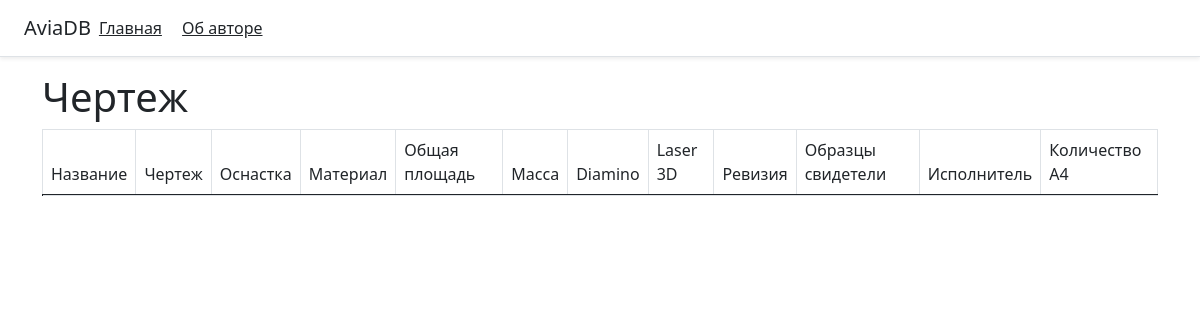
Before: /plan/1/ with the older database file.
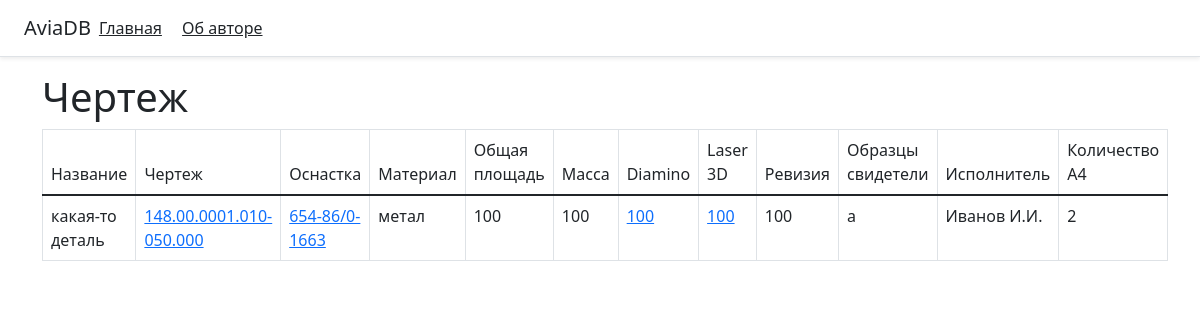
After: the same page with the newer database file.
### aviadb/models.py (models this page shows, shortened)
class Drawing(models.Model):
    plan = models.CharField(max_length=200, help_text="Чертеж")
    equipment = models.CharField(max_length=200, help_text="Оснастка")
    material = models.CharField(max_length=200, help_text="Материал")
    square = models.CharField(max_length=200, help_text="Общая площадь, м^2")
    weight = models.CharField(max_length=200, help_text="Масса, кг")
    diamino = models.CharField(max_length=200, help_text="Diamino")
    laser3d = models.CharField(max_length=200, help_text="Laser3D")
    revision = models.CharField(max_length=200, help_text="Ревизия")
    samplesAreWitnesses = models.CharField(max_length=200, help_text="Образцы свидетели")
    executor = models.CharField(max_length=200, help_text="Испольнитель")
    quantityA4 = models.CharField(max_length=200, help_text="Кол-во A4")
    name = models.CharField(max_length=200, help_text="Название изделия")
    detail = models.ForeignKey('Compartments', on_delete=models.CASCADE)
    class Meta:
        verbose_name = 'Чертеж'
        verbose_name_plural = 'Чертежи'

### aviadb/views.py (the view)
# urls.py: re_path(r'^plan/(?P<drawing_id>[0-9])/', views.plan, name='plan'),
def plan(request, drawing_id):
    plan = Drawing.objects.filter(id = drawing_id)
    return render(request, 'aviadb/plan.html', {'title': 'Чертеж', 'plan': plan})

### templates/aviadb/plan.html (shortened to what this page needs)
{% extends 'aviadb/base.html' %}
{% block content %}
    <h1>Чертеж</h1>
    <table class="table table-bordered">
        <thead>
            <tr scope="col">
                <td>Название</td>
                <td>Чертеж</td>
                <td>Оснастка</td>
                <td>Материал</td>
                <td>Общая площадь</td>
                <td>Масса</td>
                <td>Diamino</td>
                <td>Laser 3D</td>
                <td>Ревизия</td>
                <td>Образцы свидетели</td>
                <td>Исполнитель</td>
                <td>Количество А4</td>
            </tr>
        </thead>
        <tbody>
            <tr scope="row">
                {% for el in plan %}
                <td>{{ el.name }}</td>
                <td><a href="">{{ el.plan }}</a></td>
                <td><a href="">{{ el.equipment }}</a></td>
                <td>{{ el.material }}</td>
                <td>{{ el.square}}</td>
                <td>{{ el.weight }}</td>
                <td><a href="">{{ el.diamino }}</a></td>
                <td><a href="">{{ el.laser3d }}</a></td>
                <td>{{ el.revision }}</td>
                <td>{{ el.samplesAreWitnesses }}</td>
                <td>{{ el.executor }}</td>
                <td>{{ el.quantityA4 }}</td>
                {% endfor %}
            </tr>
        </tbody>
    </table>
{% endblock %}

### templates/aviadb/base.html (shortened to what this page needs)
<!doctype html>
<html lang="en">
<head>
    <link href="https://cdn.jsdelivr.net/npm/bootstrap@5.1.3/dist/css/bootstrap.min.css" rel="stylesheet">
</head>
<body>
    <div class="d-flex flex-column flex-md-row align-items-center p-3 px-md-4 mb-3 bg-white border-bottom shadow-sm">
        <h5 class="my-0 mr-md-auto font-weight-normal">AviaDB</h5>
        <nav class="my-2 my-md-0 mr-md-3">
            <a class="p-2 text-dark" href="{% url 'home' %}">Главная</a>
            <a class="p-2 text-dark" href="{% url 'about' %}">Об авторе</a>
        </nav>
    </div>
    <div class="container">
        {% block content %}{% endblock %}
    </div>
</body>
</html>

Changed rows visible on the page:
added Drawing: name "какая-то деталь", plan "148.00.0001.010-050.000", equipment "654-86/0-1663", material "метал", square "100", weight "100", diamino "100", laser3d "100", revision "100", samplesAreWitnesses "а", executor "Иванов И.И.", quantityA4 "2"
